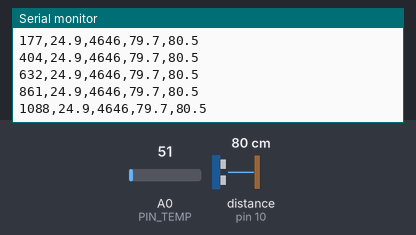
Bench run of a sketch on a simulated Arduino Uno, built with avr-gcc and run on an emulated ATmega328P. Shown: the last lines printed to the serial monitor. Wiring (inferred from the names in the program): ultrasonic range finder: trigger pin 9; echo pin 10. The test bench sets the inputs (shaded band); at power-on: distance to the obstacle (sensor on pin 10) 80 cm, A0 (PIN_TEMP) = 51. The echo pulse lasts 58.3 µs per cm.

Above: at 1.2 s.
1.3 s: distance to the obstacle (sensor on pin 10) set to 2 cm
At 1.48 s:
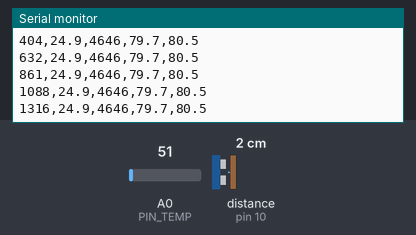
2.8 s: A0 (PIN_TEMP) set to 61
At 2.91 s:
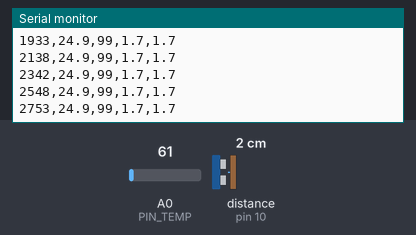
4.3 s: distance to the obstacle (sensor on pin 10) set to 9 cm
At 4.35 s:
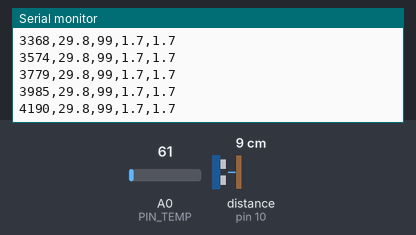
7.3 s: A0 (PIN_TEMP) set to 71
At 7.46 s:
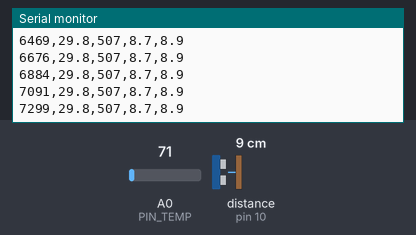
Timing chart, 0 to 9.8 s (numbered marks = the images above; inputs shaded):
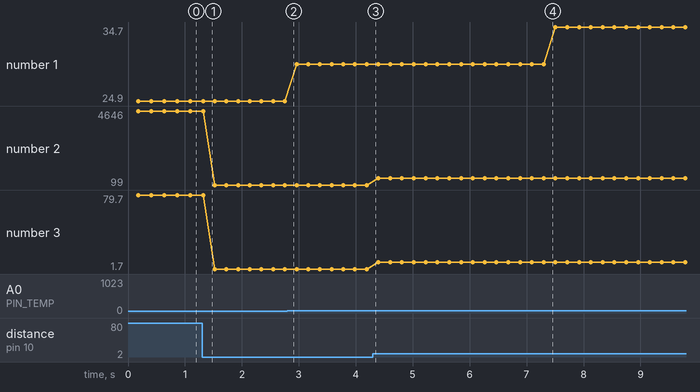

The sketch:

ultrasonic_temp.ino
```cpp
// Temperature-compensated ultrasonic distance meter (Arduino Uno or Nano, 5 V).
//
// Every 200 ms: 5 pings of the HC-SR04, the median echo time, the air temperature
// from an LM35, and the distance computed two ways. One CSV line per measurement:
//
//   ms,temp_c,echo_us,d_fixed_cm,d_comp_cm
//
//   d_fixed_cm : assumes 343 m/s (dry air at about 20 C), what most tutorials do
//   d_comp_cm  : uses v = 331.3 + 0.606 * T, the speed of sound at the measured T
//
// Wiring
//   HC-SR04  VCC -> 5V, Trig -> D9, Echo -> D10, GND -> GND
//   LM35     +Vs -> 5V, Vout -> A0, GND -> GND   (10 mV per degree C)
//
// Open the Serial Monitor at 115200 baud, or log with any serial terminal to a .csv file.

const uint8_t PIN_TRIG = 9;
const uint8_t PIN_ECHO = 10;
const uint8_t PIN_TEMP = A0;
const unsigned long ECHO_TIMEOUT_US = 25000;   // about 4.3 m; pulseIn returns 0 after this
const uint8_t PINGS = 5;

unsigned long pingOnce() {
  digitalWrite(PIN_TRIG, LOW);
  delayMicroseconds(2);
  digitalWrite(PIN_TRIG, HIGH);                 // a 10 us pulse starts one measurement
  delayMicroseconds(10);
  digitalWrite(PIN_TRIG, LOW);
  return pulseIn(PIN_ECHO, HIGH, ECHO_TIMEOUT_US);
}

unsigned long medianEcho() {                    // median of 5 rejects a single bad echo
  unsigned long t[PINGS];
  for (uint8_t i = 0; i < PINGS; i++) {
    t[i] = pingOnce();
    delay(30);                                  // let the last echo die out (datasheet: 60 ms cycle)
  }
  for (uint8_t i = 1; i < PINGS; i++) {         // insertion sort, 5 values
    unsigned long v = t[i];
    int8_t j = i - 1;
    while (j >= 0 && t[j] > v) { t[j + 1] = t[j]; j--; }
    t[j + 1] = v;
  }
  return t[PINGS / 2];
}

float readTempC() {
  long sum = 0;
  for (uint8_t i = 0; i < 8; i++) sum += analogRead(PIN_TEMP);
  return (sum / 8.0) * 5.0 / 1023.0 * 100.0;    // 10 mV per degree, 5 V reference
}

void setup() {
  pinMode(PIN_TRIG, OUTPUT);
  pinMode(PIN_ECHO, INPUT);
  Serial.begin(115200);
  Serial.println(F("ms,temp_c,echo_us,d_fixed_cm,d_comp_cm"));
}

void loop() {
  unsigned long echo = medianEcho();
  float tc = readTempC();
  float vFixed = 343.0;                         // m/s
  float vComp = 331.3 + 0.606 * tc;             // m/s
  // distance = v * t / 2 (there and back); us -> s is 1e-6, m -> cm is 100
  float dFixed = echo * vFixed * 1e-4 / 2.0;
  float dComp = echo * vComp * 1e-4 / 2.0;

  Serial.print(millis()); Serial.print(',');
  Serial.print(tc, 1); Serial.print(',');
  Serial.print(echo); Serial.print(',');
  if (echo == 0) {                              // no echo: report empty distances
    Serial.println(F(","));
  } else {
    Serial.print(dFixed, 1); Serial.print(',');
    Serial.println(dComp, 1);
  }
  delay(50);                                    // 5 pings x 30 ms + 50 ms = about 200 ms per line
}
```

Measured:
- plotted number 1: 24.9 → 29.8 after the input at 2.8 s, 29.8 → 34.7 after the input at 7.3 s
- plotted number 2: 4646 → 99 after the input at 1.3 s, 99 → 507 after the input at 4.3 s
- plotted number 3: 79.7 → 1.7 after the input at 1.3 s, 1.7 → 8.7 after the input at 4.3 s
